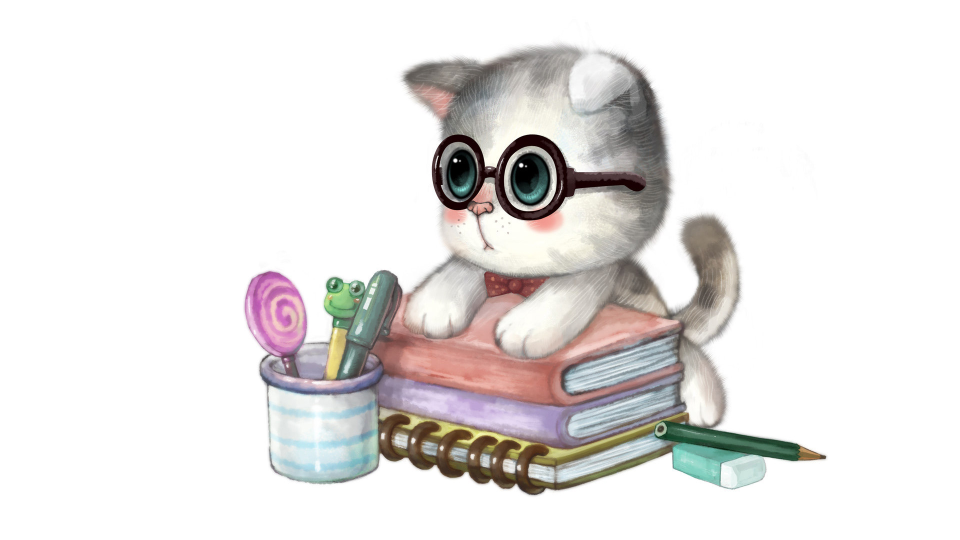
//> input picture opencv_cpp/1.jpg, 1920 x 1080 px (shown at 1/2 size)
$ ./M_感兴趣区域_ROI   (built with g++ and OpenCV 4)
//> lines starting //> are read from the running program, lines starting //| are printed output that depends on the picture; pictures that were not available may be replaced by others from this repository, and a replacement may not be noted
/*
ROI,region of interest
定义ROI区域有两种方法:
第一种是使用表示矩形区域的Rect;它指定矩形的左上角坐标(构造函数的前两个参数)和矩形的长宽(构造函数的后两个区域)

Mat imageROI=image(Rect(500,250,logo.cols,logo.rows));

另一种定义ROI的方式是指定感兴趣行或者列的范围(Range);
Range是指从起始索引到终止索引(不包括终止索引)的一连段连续序列;
cRange可以用来定义Range;
如果使用Range来定义ROI
//方法2

Mat imageROI=image(Range(250,250+logoImage.rows),Range(200,200+logoImage.cols))

*/


#include<iostream>
#include<opencv2\opencv.hpp>
#include<opencv2/imgproc/imgproc.hpp>
#include<opencv2/core/core.hpp>
using namespace std;
using namespace cv;
int main()
{
	string imgpath4 = "1.jpg";
	Mat img = imread(imgpath4, 1);//读入图片数据
//> img is the input picture: 1080 rows x 1920 cols, CV_8UC3; mean B, G, R 226.6, 227.8, 230.3
	if (img.empty())
	{
		cout << "can not open or find the img" << endl;
		return -1;
	}
	string imgpath2 = "2.jpg";
	Mat img_2 = imread(imgpath2, 1);//读入图片数据
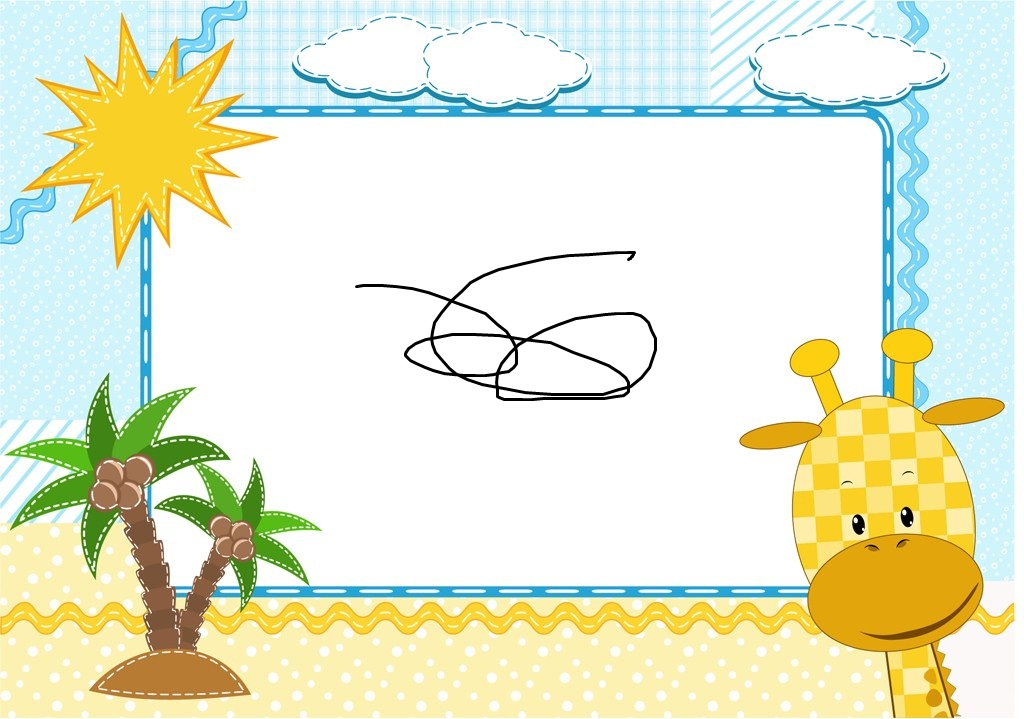
//> input picture opencv_cpp/0.jpg, 1024 x 719 px, given in place of 2.jpg, which was not available
//> img_2 is the input picture: 719 rows x 1024 cols, CV_8UC3; mean B, G, R 208.1, 234.1, 230.2
	if (img_2.empty())
	{
		cout << "can not open or find the img" << endl;
		return -1;
	}

	//定义一个Mat类型并给其设定ROI区域
	Mat image_ROI = img(Rect(200,250,img_2.cols,img_2.rows));
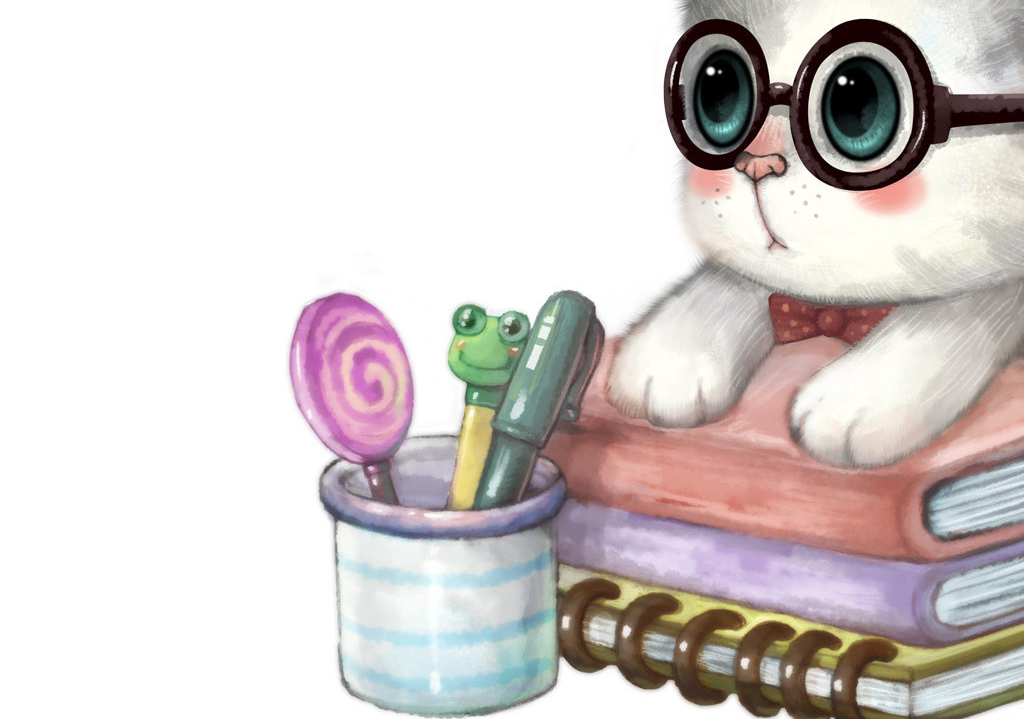
//> image_ROI: 719 rows x 1024 cols, CV_8UC3; mean B, G, R 204.9, 206.4, 213.4
	//加载掩码(必须是灰度图)
	Mat mask = imread(imgpath2,0);
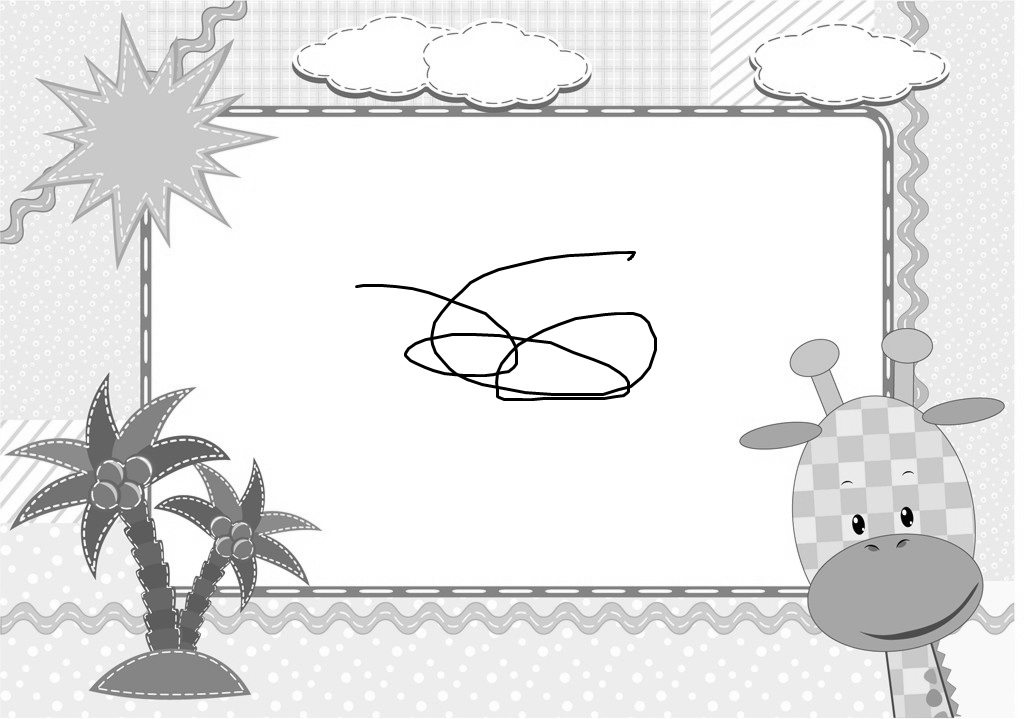
//> mask: 719 rows x 1024 cols, CV_8UC1; min 0, max 255, mean 230.1

	//将掩码复制到ROI
	img_2.copyTo(image_ROI, mask);
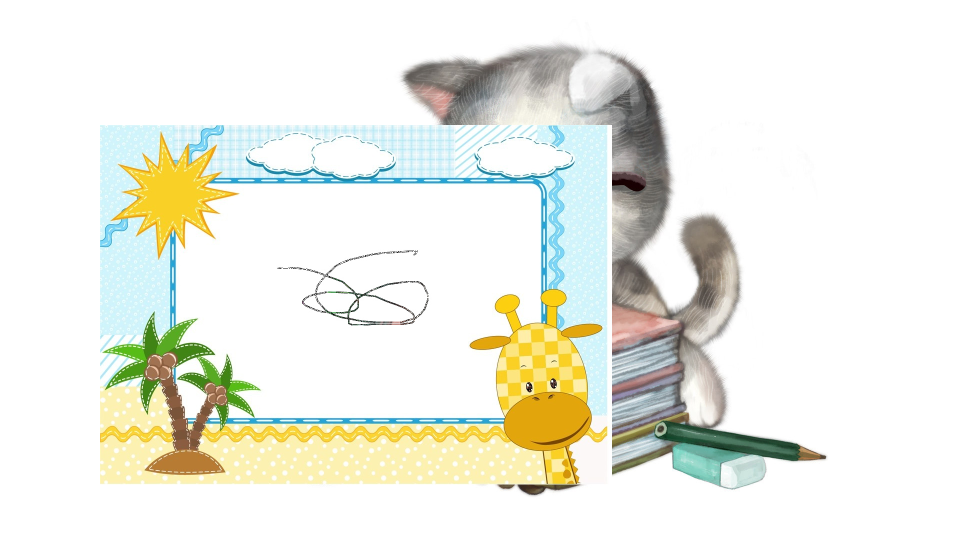
//> img: 1080 rows x 1920 cols, CV_8UC3 (shown at 1/2 size); mean B, G, R 227.9, 237.8, 236.4
	//显示结果
	namedWindow("<1>利用ROI实现图像叠加实力窗口");
	imshow("<1>利用ROI实现图像叠加实力窗口",img);
	cout << CV_MAJOR_VERSION << endl;
	system("pause");
	return 0;
}
